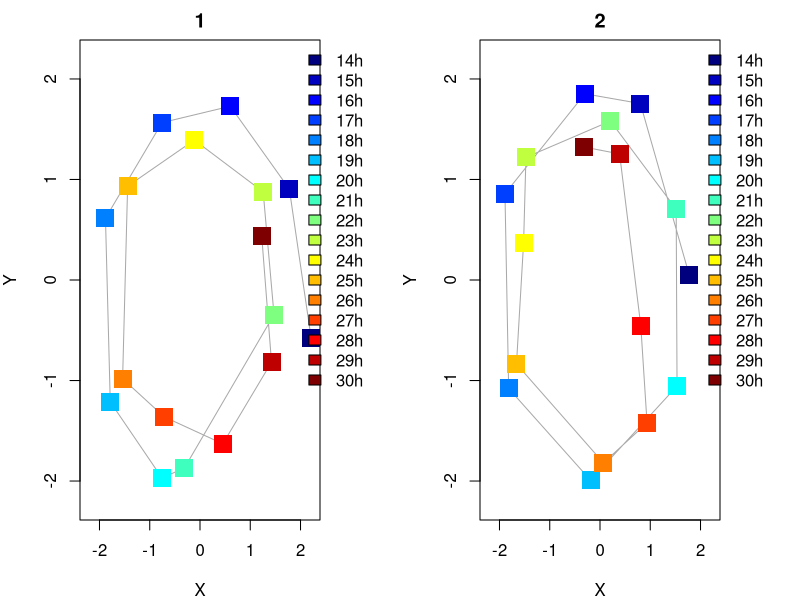

This chart was generated by the following R code:
# This R script contains code that reproduces the timing tranjectory plots for the wildtype RNA-seq time course experiment

# read gene expression count table (GSE288875 on GEO:https://www.ncbi.nlm.nih.gov/geo/)
CO <- read.delim("data/GSE288875_expr_mRNA_rawCounts.txt",check.names=FALSE)
CON <- t(t(CO[,-1])/colSums(CO[,-1])*1000000) # remove first column (gene size) and normalize to 1M for timing plot

# split the sample names containing annotation information. this needs to be adjusted for every dataset
annot <- do.call(rbind,strsplit(colnames(CON),"_"))

# split the dataset according to the various conditions. this needs to be adjusted for every dataset
condL <- split(1:nrow(annot),annot[,3])

TL <- log2(CON+1) # log2 transform after adding a pseudo count of 1

# mean normalization for each gene. this needs to be adjusted for every dataset. in this case, simply the mean of all the
# samples is subtracted. in the case of treatment/mutant conditions, it is best to substract the mean from one or more complete
# cycles in the non-perturbed condition. failure of proper mean normalization will likely produce timing trajectories that
# that are not centered around (x,y)=(0,0)
TLD <- TL - rowMeans(TL)

# load a table with oscillating genes and associated phases, synchronized to larval cycle (MoltSync). 0 degree refers to the
# beginning of a larval stage and 280 degrees refers roughly to the start of the molt (GSE288873 on GEO:https://www.ncbi.nlm.nih.gov/geo/)
oscGenes <-  read.delim("data/GSE288873_AllOsc_info_CIclass_MoltSync.txt")

# split the genes according to their phase bin (0,90,180,270)
oscGenesBinGenesL <- split(rownames(oscGenes),oscGenes$GeneSet)

# caluculate average expression for each phase bin
oscGenesBinExpr <- sapply(oscGenesBinGenesL,function(x){colMeans(TLD[rownames(TLD) %in% x,])})

# calculate the two orthogonal axes
oscGenesPR <- cbind(X=oscGenesBinExpr[,"GeneSet_0"]-oscGenesBinExpr[,"GeneSet_180"],Y=oscGenesBinExpr[,"GeneSet_90"]-oscGenesBinExpr[,"GeneSet_270"])

#define color palette for the samples
jet.colors <- colorRampPalette(c("#00007F", "blue", "#007FFF", "cyan","#7FFF7F", "yellow", "#FF7F00", "red", "#7F0000"))

# plot the timing trajectories for each condition separately
#pdf("plots/timing_MoltSync.pdf",width=18,height=8,pointsize=20)
par(mar=c(4,4,2,4),mfrow=c(1,length(condL)),xpd=TRUE)
plRan <- c(-max(abs(oscGenesPR)),max(abs(oscGenesPR)))
for(i in 1:length(condL)){
  plot(oscGenesPR[condL[[i]],],xlim=plRan,ylim=plRan,col="darkgray",type='l',main=names(condL)[i])
  points(oscGenesPR[condL[[i]],],pch='.',cex=18,col=jet.colors(length(condL[[i]])))
  legend("topright",inset=c(-0.21,0),legend=annot[condL[[1]],2],fill=jet.colors(length(condL[[i]])),bty="n")
}
#dev.off()

